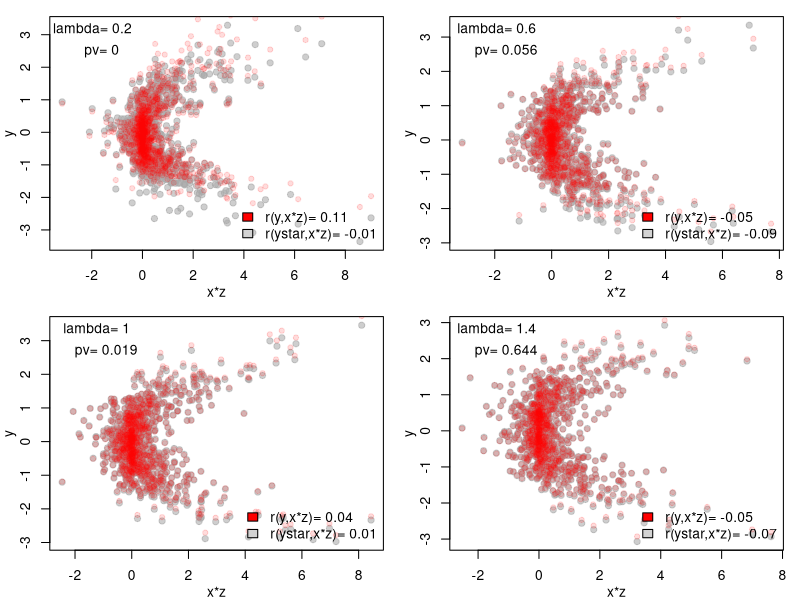
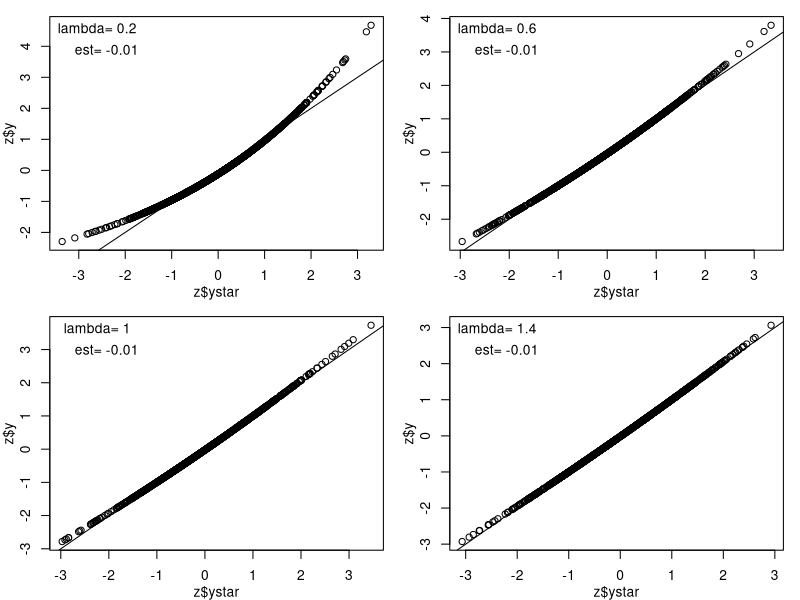

The R source for these figures, in order:
#b3=0
N<-1000
rho<-0.5
lambda<-seq(.2,1.4,length.out=4)
alpha<-0
pars<-expand.grid(N=N,rho=rho,lambda=lambda,alpha=alpha)
tmp<-list()
for (i in 1:nrow(pars)) tmp[[i]]<-pars[i,]
pars<-tmp


simfun<-function(pars,b1=1,b2=1,s2=1) {
    for (i in 1:length(pars)) assign(names(pars)[i],pars[[i]][1])
    std<-function(x) (x-mean(x,na.rm=TRUE))/sd(x,na.rm=TRUE)
    library(MASS)
    sig<-r2<-numeric()
    xz<-mvrnorm(N,mu=c(0,0),Sigma=matrix(c(1,rho,rho,1),2,2))
    y<-b1*xz[,1]+b2*xz[,2]+rnorm(N,sd=sqrt(s2))
    y<-std(y)
    ystar<-y
    y<-1.05^((y-alpha)/lambda)
    y<-std(y)
    ##
    df<-data.frame(y=y,x=xz[,1],z=xz[,2],ystar=ystar)
}
L<-lapply(pars,simfun)


par(mfrow=c(2,2),mgp=c(2,1,0),mar=c(3,3,1,1))
for (i in 1:length(L)) {
    z<-L[[i]]
    cc<-col2rgb("darkgray")
    c2<-rgb(cc[1],cc[2],cc[3],max=255,alpha=145)
    plot(z$x*z$z,z$ystar,pch=19,cex=1,col=c2,xlab='x*z',ylab='y')
    cc<-col2rgb("red")
    c1<-rgb(cc[1],cc[2],cc[3],max=255,alpha=35)
    points(z$x*z$z,z$y,pch=19,cex=.85,col=c1)
    m<-lm(y~x*z,z)
    legend("topleft",bty='n',title=paste("lambda=",round(pars[[i]]$lambda,2)),legend=paste("pv=",round(summary(m)$coef[4,4],3)))
    c1<-cor(z$x*z$z,z$y)
    c2<-cor(z$x*z$z,z$ystar)
    legend("bottomright",bty='n',fill=c("red","lightgray"),c(paste("r(y,x*z)=",round(c1,2)),paste("r(ystar,x*z)=",round(c2,2))))
}

par(mfrow=c(2,2),mgp=c(2,1,0),mar=c(3,3,1,1))
for (i in 1:length(L)) {
    z<-L[[i]]
    plot(z$ystar,z$y); abline(0,1)
    legend("topleft",bty='n',title=paste("lambda=",round(pars[[i]]$lambda,2)),legend=paste("est=",round(summary(m)$coef[4,1],2)))
}

## par(mfrow=c(2,2),mgp=c(2,1,0),mar=c(3,3,1,1))
## for (i in 1:length(L)) {
##     z<-L[[i]]
##     cc<-col2rgb("lightgray")
##     c1<-rgb(cc[1],cc[2],cc[3],max=255,alpha=45)
##     plot(z$x,z$ystar,pch=19,cex=.75,col=c1,xlab='x',ylab='y')
##     cc<-col2rgb("red")
##     c2<-rgb(cc[1],cc[2],cc[3],max=255,alpha=45)
##     points(z$x,z$y,pch=19,cex=.5,col=c2)
##     xv<-seq(-3,3,length.out=100)
##     m<-lm(ystar~x*z,z)
##     y<-predict(m,data.frame(x=xv,z=-1))
##     lines(xv,y,col='lightgray',lty=1,lwd=3)
##     y<-predict(m,data.frame(x=xv,z=1))
##     lines(xv,y,col='lightgray',lty=2,lwd=3)
##     m<-lm(y~x*z,z)
##     y<-predict(m,data.frame(x=xv,z=-1))
##     lines(xv,y,col='red',lty=1,lwd=2)
##     y<-predict(m,data.frame(x=xv,z=1))
##     lines(xv,y,col='red',lty=2,lwd=2)
##     print(summary(m)$coef[4,])
##     legend("topleft",bty='n',title=paste("floor=",round(pars[[i]]$cc,2)),legend=paste("est=",round(summary(m)$coef[4,1],2)))
##     if (i==1) {
##         legend("bottomright",bty='n',ncol=2,c("z=-1","z=+1","y","ystar"),lty=c(1,2,NA,NA),pch=c(NA,NA,19,19),col=c("black","black","red","gray"))
##     }
## }



